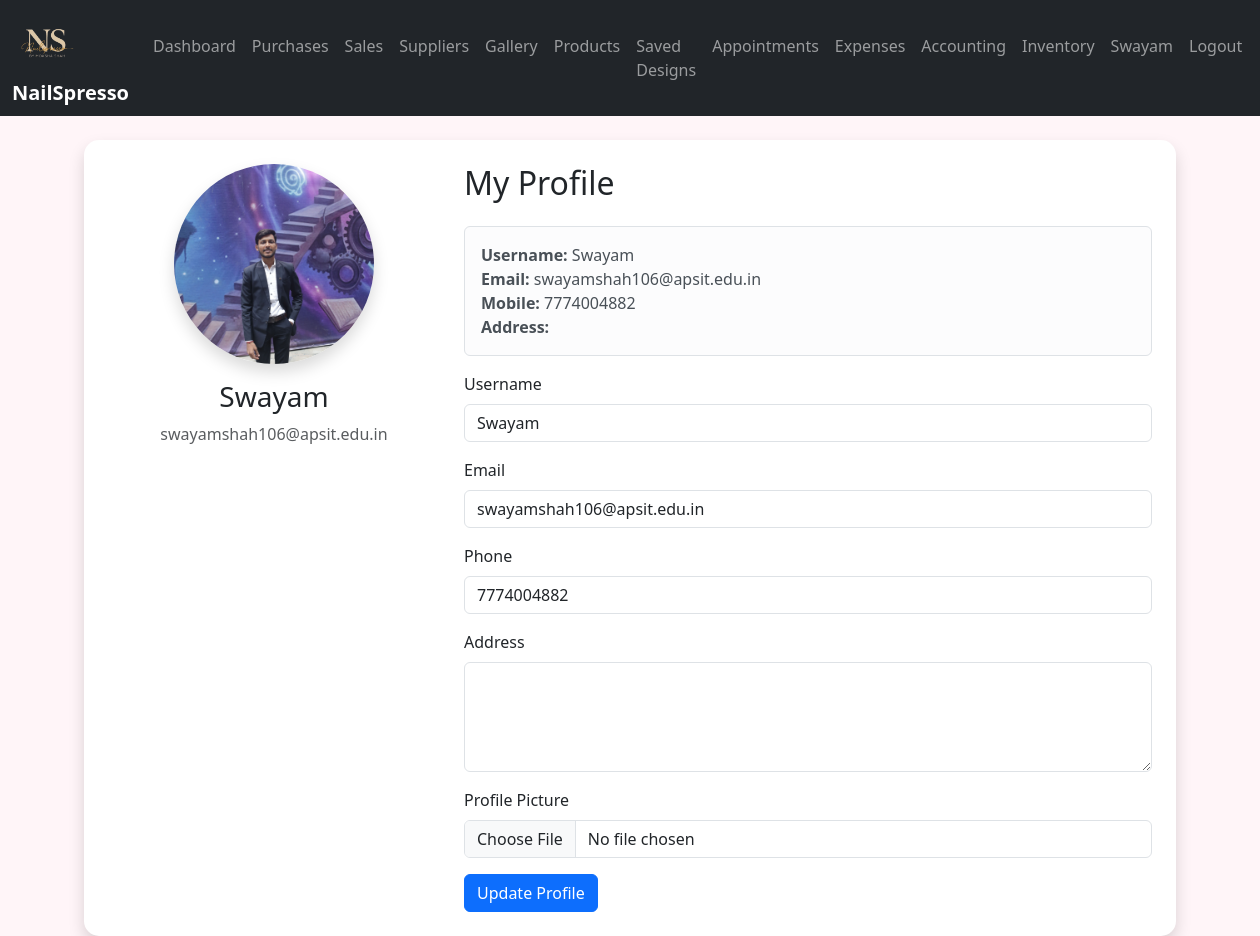
The app's page /accounts/profile/ (signed in) with its own data.
### accounts/models.py (models this page shows, shortened)
class User(AbstractUser):
    role = models.CharField(
        max_length=20,
        choices=ROLE_CHOICES,
        default='customer'
    )

class CustomerProfile(models.Model):
    user = models.OneToOneField(
        User,
        on_delete=models.CASCADE
    )
    phone = models.CharField(
        max_length=15,
        blank=True,
        null=True
    )
    address = models.TextField(
        blank=True,
        null=True
    )
    profile_picture = models.ImageField(
        upload_to='profiles/',
        blank=True,
        null=True
    )

### accounts/views.py (the view)
@login_required
def profile_view(request):
    profile, created = CustomerProfile.objects.get_or_create(
        user=request.user
    )
    if request.method == 'POST':
        user_form = UserUpdateForm(
            request.POST,
            instance=request.user
        )
        profile_form = ProfileForm(
            request.POST,
            request.FILES,
            instance=profile
        )
        if (
            user_form.is_valid()
            and profile_form.is_valid()
        ):
            user_form.save()
            profile_form.save()
            return redirect('profile')
    else:
        user_form = UserUpdateForm(
            instance=request.user
        )
        profile_form = ProfileForm(
            instance=profile
        )
    return render(
        request,
        'accounts/profile.html',
        {
            'user_form': user_form,
            'profile_form': profile_form,
            'profile': profile
        }
    )

### accounts/forms.py (shortened to what this page needs)
class UserUpdateForm(forms.ModelForm):
    class Meta:
        model = User
        fields = (
            'username',
            'email'
        )
        widgets = {
            'username': forms.TextInput(
                attrs={
                    'class': 'form-control'
                }
            ),
            'email': forms.EmailInput(
                attrs={
                    'class': 'form-control'
                }
            ),
        }

class ProfileForm(forms.ModelForm):
    class Meta:
        model = CustomerProfile
        fields = (
            'phone',
            'address',
            'profile_picture'
        )
        widgets = {
            'phone': forms.TextInput(
                attrs={
                    'class': 'form-control'
                }
            ),
            'address': forms.Textarea(
                attrs={
                    'class': 'form-control',
                    'rows': 4
                }
            ),
            'profile_picture': forms.FileInput(
                attrs={
                    'class': 'form-control'
                }
            ),
        }

### templates/accounts/profile.html (shortened to what this page needs)
{% extends 'base.html' %}
{% block content %}
<div class="container mt-4">
    <div class="card shadow border-0">
        <div class="card-body p-4">
            <div class="row">
                <div class="col-md-4 text-center">
                    {% if profile.profile_picture %}
                        <img src="{{ profile.profile_picture.url }}"
                             class="rounded-circle img-fluid shadow"
                             style="width:200px;height:200px;object-fit:cover;">
                    {% else %}
                        <img src="https://ui-avatars.com/api/?name={{ user.username }}"
                             class="rounded-circle img-fluid shadow"
                             style="width:200px;height:200px;object-fit:cover;">
                    {% endif %}
                    <h3 class="mt-3">
                        {{ user.username }}
                    </h3>
                    <p class="text-muted">
                        {{ user.email }}
                    </p>
                </div>
                <div class="col-md-8">
                    <h2 class="mb-4">
                        My Profile
                    </h2>
                    <div class="alert alert-light border">
                        <strong>Username:</strong>
                        {{ user.username }}
                        <br>
                        <strong>Email:</strong>
                        {{ user.email }}
                        <br>
                        <strong>Mobile:</strong>
                        {{ profile.phone }}
                        <br>
                        <strong>Address:</strong>
                        <br>
                    </div>
                    <form method="POST"
                          enctype="multipart/form-data">
                        <div class="mb-3">
                            <label class="form-label">
                                Username
                            </label>
                            {{ user_form.username }}
                        </div>
                        <div class="mb-3">
                            <label class="form-label">
                                Email
                            </label>
                            {{ user_form.email }}
                        </div>
                        <div class="mb-3">
                            <label class="form-label">
                                Phone
                            </label>
                            {{ profile_form.phone }}
                        </div>
                        <div class="mb-3">
                            <label class="form-label">
                                Address
                            </label>
                            {{ profile_form.address }}
                        </div>
                        <div class="mb-3">
                            <label class="form-label">
                                Profile Picture
                            </label>
                            {{ profile_form.profile_picture }}
                        </div>
                        <button class="btn btn-primary">
                            Update Profile
                        </button>
                    </form>
                </div>
            </div>
        </div>
    </div>
</div>
{% endblock %}

### templates/base.html (shortened to what this page needs)
<!DOCTYPE html>
{% load static %}
<html>
<head>
    <link href="https://cdn.jsdelivr.net/npm/bootstrap@5.3.3/dist/css/bootstrap.min.css"
          rel="stylesheet">
    <link rel="stylesheet"
          href="{% static 'css/style.css' %}">
</head>
<body>
<nav class="navbar navbar-expand-lg navbar-dark bg-dark" style="background:#ff5ca8;">
    <div class="container-fluid">
        <div class="navbar-left">
            <img style="width:70px; height:70px;" src="/media/logo.png" alt="Logo">
            <a class="navbar-brand"
               href="#">NailSpresso
            </a>
        </div>
        <div class="collapse navbar-collapse"
             id="navbar">
            <ul class="navbar-nav ms-auto">
            {% if user.is_authenticated %}
                <li class="nav-item">
                    <a class="nav-link"
                       href="/">
                        Dashboard
                    </a>
                </li>
                <li class="nav-item">
                    <a class="nav-link" href="{% url 'purchase_list' %}">
                        Purchases
                    </a>
                </li>
                <li class="nav-item">
                    <a class="nav-link"
                       href="{% url 'sale_list' %}">
                        Sales
                    </a>
                </li>
                <li class="nav-item">
                    <a class="nav-link"
                       href="{% url 'supplier_list' %}">
                       Suppliers
                    </a>
                </li>
                <li class="nav-item">
                    <a class="nav-link"
                       href="{% url 'gallery' %}">
                        Gallery
                    </a>
                </li>
                <li class="nav-item">
                    <a class="nav-link"
                       href="{% url 'product_list' %}">
                        Products
                    </a>
                </li>
                <li class="nav-item">
                    <a class="nav-link"
                       href="{% url 'saved_designs' %}">
                       Saved Designs
                    </a>
                </li>
                <li class="nav-item">
                    <a class="nav-link"
                       href="{% url 'appointment_list' %}">
                       Appointments
                    </a>
                </li>
                <li class="nav-item">
                    <a class="nav-link"
                       href="{% url 'expense_list' %}">
                        Expenses
                    </a>
                </li>
                <li class="nav-item">
                    <a class="nav-link" href="{% url 'accounting_summary' %}">
                        Accounting
                    </a>
                </li>
                <li class="nav-item">
                    <a class="nav-link" href="{% url 'inventory_list' %}">
                        Inventory
                    </a>
                </li>
                <li class="nav-item">
                    <a class="nav-link"
                    href="{% url 'profile' %}">
                        {{ user.username }}
                    </a>
                </li>
                <li class="nav-item">
                    <a class="nav-link"
                       href="{% url 'logout' %}">
                       Logout
                    </a>
                </li>
                {% endif %}
            </ul>
        </div>
    </div>
</nav>
<div class="container mt-4">
    {% block content %}
    {% endblock %}
</div>
</body>
</html>

### static/css/style.css (style rules this page uses)
body { background:#fff5f8; }
.card { border:none; border-radius:15px; }
.navbar-brand { font-weight:bold; }

### records on screen
User: username "Swayam", email "swayamshah106@apsit.edu.in"
CustomerProfile: profile_picture (picture), phone "7774004882"
